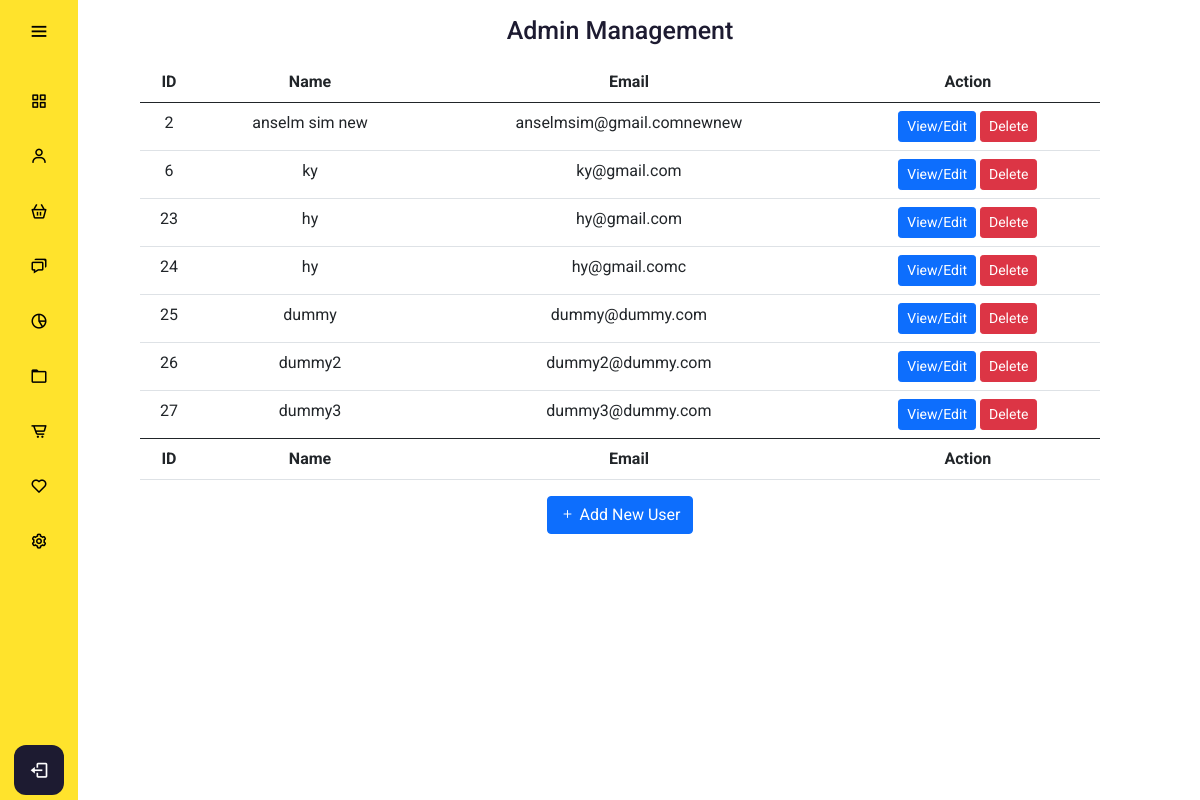
The app's page /admin/usermanagement.php, older data.
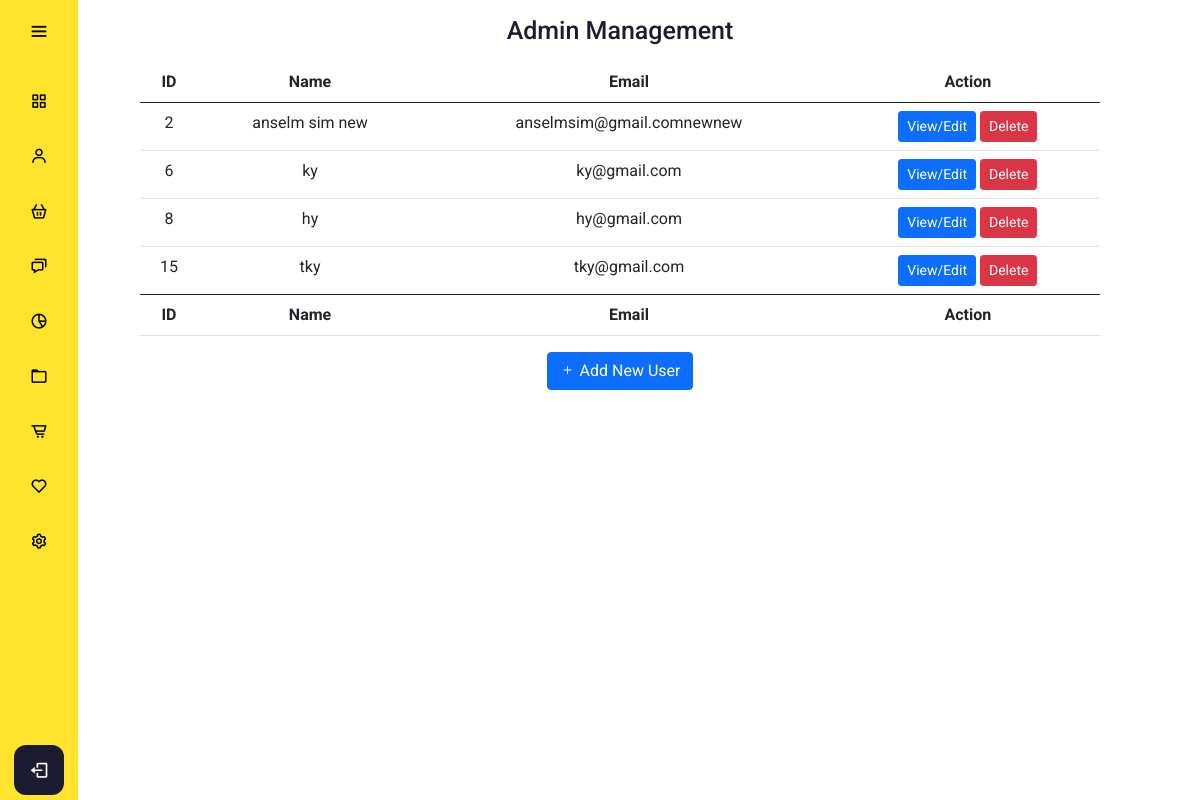
The same page, newer data.
### tables this page shows
CREATE TABLE `users` (
  `users_id` int(11) NOT NULL,
  `users_name` varchar(255) NOT NULL,
  `users_email` varchar(255) NOT NULL,
  `users_password` varchar(128) NOT NULL,
  `users_address` text,
  `users_phone` varchar(11) DEFAULT NULL,
  `users_age` int(3) DEFAULT NULL,
  `users_gender` smallint(6) DEFAULT NULL,
  `users_permission` smallint(6) NOT NULL DEFAULT '0',
  `users_joindate` timestamp NOT NULL DEFAULT CURRENT_TIMESTAMP ON UPDATE CURRENT_TIMESTAMP
);

### config/db.php (called while the page is built, shortened)
<?php
class DB {
  protected static $mdb = null;
  public static function getMDB() {
    $mdb = DB::$mdb;
    if ($mdb === null) {
      $mdb = DB::$mdb = new MeekroDB();
    }
    $mdb->sync_config();
    return $mdb;
  }
  public static function query() { $args = func_get_args(); return call_user_func_array(array(DB::getMDB(), 'query'), $args); }
}
class MeekroDB {
  public $encoding = 'latin1';
  public $connect_options = array(MYSQLI_OPT_CONNECT_TIMEOUT => 30);
  public $internal_mysql = null;
  public function __construct($host=null, $user=null, $password=null, $dbName=null, $port=null, $encoding=null, $socket=null)  {
    if ($encoding === null) $encoding = DB::$encoding;
    $this->encoding = $encoding;
  }
  public function get() {
    $mysql = $this->internal_mysql;
    if (!($mysql instanceof MySQLi)) {
      $mysql = new mysqli();
      foreach ($this->connect_options as $key => $value) {
        $mysql->options($key, $value);
      }
      $mysql->set_charset($this->encoding);
      $this->internal_mysql = $mysql;
    }
    return $mysql;
  }
  protected function preparseQueryParams() {
    $args = func_get_args();
    $sql = trim(strval(array_shift($args)));
    $args_all = $args;
    if (count($args_all) == 0) return array($sql);
    $chunkyQuery = array();
    return $chunkyQuery;
  }
  public function parseQueryParams() {
    $args = func_get_args();
    $chunkyQuery = call_user_func_array(array($this, 'preparseQueryParams'), $args);
    $query = '';
    foreach ($chunkyQuery as $chunk) {
      if (is_string($chunk)) {
        $query .= $chunk;
        continue;
      }
      $result = '';
      $query .= $result;
    }
    return $query;
  }
  protected function prependCall($function, $args, $prepend) { array_unshift($args, $prepend); return call_user_func_array($function, $args); }
  public function query() { $args = func_get_args(); return $this->prependCall(array($this, 'queryHelper'), $args, 'assoc'); }
  protected function queryHelper() {
    $args = func_get_args();
    $type = array_shift($args);
    $db = $this->get();
    $is_buffered = true;
    $row_type = 'assoc';
    $full_names = false;
    $sql = call_user_func_array(array($this, 'parseQueryParams'), $args);
    $result = $db->query($sql, $is_buffered ? MYSQLI_STORE_RESULT : MYSQLI_USE_RESULT);
    $return = array();
    while ($row = ($row_type == 'assoc' ? $result->fetch_assoc() : $result->fetch_row())) {
      $return[] = $row;
    }
    return $return;
  }
}
?>

### admin/usermanagement.php (the view, shortened to what this page needs)
<?php
include "../config/db.php";
?>
<!DOCTYPE html>
<html lang="en" dir="ltr">
  <head>
    <link rel="stylesheet" href="adminstyle.css">
    <link href='https://unpkg.com/boxicons@2.0.7/css/boxicons.min.css' rel='stylesheet'>
    <link href="https://cdn.jsdelivr.net/npm/bootstrap@5.0.0-beta3/dist/css/bootstrap.min.css" rel="stylesheet">
    <link rel="stylesheet" href="https://cdn.jsdelivr.net/npm/bootstrap-icons@1.4.1/font/bootstrap-icons.css">
   </head>
<body>
  <?php
  include "adminheader.php";
  ?>
  <div class="home_content">
    <div class="text">Admin Management </div>
    <table class="table table-hover">
        <thead>
            <tr>
            <th scope="col">ID</th>
            <th scope="col">Name</th>
            <th scope="col">Email</th>
            <th scope="col">Action</th>
            </tr>
        </thead>
        <tbody>
        <?php
        $getUserQuery = DB::query("SELECT * FROM users");
        foreach($getUserQuery as $getUserResult){
        ?>
            <tr class="userdata userdata<?php echo $getUserResult['users_id']; ?>">
              <td class="userid"><?php echo $getUserResult['users_id']; ?></td>
              <td class="username"><?php echo $getUserResult['users_name']; ?></td>
              <td class="useremail"><?php echo $getUserResult['users_email']; ?></td>
              <td><button type="button" class="btn btn-primary btn-sm editUser" id="editUser" value="editUser" data-id="<?php echo $getUserResult['users_id']; ?>" data-bs-toggle="modal" data-bs-target="#userinfo<?php echo $getUserResult['users_id']; ?>" >View/Edit</button>
                  <button type="button" class="btn btn-danger btn-sm deleteUser" data-id="<?php echo $getUserResult['users_id']; ?>" data-name="<?php echo $getUserResult['users_name']; ?>">Delete</button>
              </td>
            </tr>
        <?php
        }
        ?>
        </tbody>
        <tfoot>
          <tr>
            <th scope="col">ID</th>
            <th scope="col">Name</th>
            <th scope="col">Email</th>
            <th scope="col">Action</th>
          </tr>
        </tfoot>
    </table>
    <button type="button" data-bs-toggle="modal" data-bs-target="#addUser" class="btn btn-primary"><i class="bi bi-plus"></i> Add New User</button>
  </div>
</body>
</html>

Row changes from the older to the newer data that the page shows:
removed users: users_id "23", users_name "hy", users_email "hy@gmail.com"
removed users: users_id "24", users_name "hy", users_email "hy@gmail.comc"
removed users: users_id "25", users_name "dummy", users_email "dummy@dummy.com"
removed users: users_id "26", users_name "dummy2", users_email "dummy2@dummy.com"
removed users: users_id "27", users_name "dummy3", users_email "dummy3@dummy.com"
added users: users_id "8", users_name "hy", users_email "hy@gmail.com"
added users: users_id "15", users_name "tky", users_email "tky@gmail.com"
